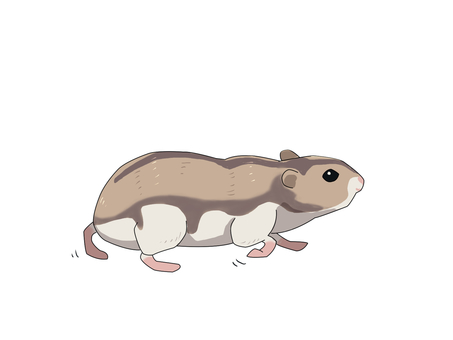
#> input picture reference/walking-hamster-source.png, 453 x 340 px
$ python render_walking_from_art.py
#> lines starting #> are read from the running program, lines starting #| are printed output that depends on the picture; after the words box and inside, x2 and y2 are one past the last pixel; in counts of white or black regions, pixels touching at a corner belong together
#> in prepare_body, rgb is the input picture: shape (340, 453, 3); mean R, G, B 244.7, 242.1, 240.4
#!/usr/bin/env python3
"""Build the running frames from Dionysius's drawing.

reference/walking-hamster-source.png is the body. The white paper and the
little motion marks come off. The four legs are removed and drawn again,
in his flat outlined style, for one walk cycle. The head and fur pixels
stay his.
"""

from __future__ import annotations

import math
from pathlib import Path

import numpy as np
from PIL import Image, ImageDraw, ImageFilter

ROOT = Path(__file__).resolve().parents[1]
SOURCE = ROOT / "reference" / "walking-hamster-source.png"
FRAME_COUNT = 8

OUTLINE = (72, 64, 62, 255)
LEG = (186, 158, 136, 255)
PAW = (236, 190, 182, 255)
PAD = (214, 150, 146, 255)


def _foreground(rgb: np.ndarray) -> np.ndarray:
    """Paper becomes transparent. The cream belly is inside the outline, so it stays."""
    h, w, _ = rgb.shape
#> h = 340; w = 453
    paper = np.all(rgb >= 246, axis=2)
#> paper: shape (340, 453) bool; 85.2% white; 5 black regions (3 under 20 px), largest, box (x1, y1, x2, y2) and area: (83, 149, 365, 273) 22710, (235, 258, 246, 265) 22
    seen = np.zeros((h, w), dtype=bool)
    stack = [(0, 0), (0, w - 1), (h - 1, 0), (h - 1, w - 1)]
#> stack = [(0, 0), (0, 452), (339, 0), (339, 452)]
    seen[0, 0] = seen[0, w - 1] = seen[h - 1, 0] = seen[h - 1, w - 1] = True
    while stack:
        y, x = stack.pop()
        for dy, dx in ((0, 1), (1, 0), (0, -1), (-1, 0)):
            ny, nx = y + dy, x + dx
            if ny < 0 or nx < 0 or ny >= h or nx >= w or seen[ny, nx]:
                continue
            if paper[ny, nx]:
                seen[ny, nx] = True
                stack.append((ny, nx))
#> seen: shape (340, 453) bool; 85.2% white; 5 black regions (3 under 20 px), largest, box (x1, y1, x2, y2) and area: (83, 149, 365, 273) 22714, (235, 258, 246, 265) 22
#> after the loop, stack = []
    alpha = np.where(seen, 0, 255).astype(np.uint8)
    # Soften the fringe of paper still clinging to the outline.
    fringe = (~seen) & np.all(rgb >= 238, axis=2)
#> fringe: shape (340, 453) bool; 0.07% white in thin lines or dots, all inside (x1, y1, x2, y2) = (72, 149, 365, 270)
    # Only the fringe that actually touches the paper.
    touch = np.zeros_like(seen)
    touch[1:] |= seen[:-1]
#> touch: shape (340, 453) bool; 84.9% white; 6 black regions (3 under 20 px), largest, box (x1, y1, x2, y2) and area: (83, 150, 365, 274) 22714, (0, 0, 453, 1) 453, (235, 259, 246, 266) 22
    touch[:-1] |= seen[1:]
#> touch: shape (340, 453) bool; 85.7% white; 5 black regions (4 under 20 px), largest, box (x1, y1, x2, y2) and area: (83, 150, 365, 272) 21967
    touch[:, 1:] |= seen[:, :-1]
#> touch: shape (340, 453) bool; 85.8% white; 5 black regions (4 under 20 px), largest, box (x1, y1, x2, y2) and area: (84, 150, 365, 272) 21902
    touch[:, :-1] |= seen[:, 1:]
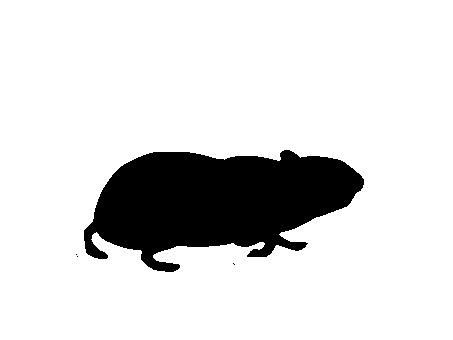
#> touch: shape (340, 453) bool; 85.8% white; 4 black regions (3 under 20 px), largest, box (x1, y1, x2, y2) and area: (84, 150, 364, 272) 21870
    alpha[fringe & touch] = 0
    out = np.dstack([rgb, alpha])
    return out


def _drop_specks(image: np.ndarray) -> np.ndarray:
    """The motion dashes are tiny marks that are not connected to the hamster."""
    alpha = image[..., 3] > 0
#> alpha: shape (340, 453) bool; 14.8% white; 5 white regions (3 under 20 px), largest, box (x1, y1, x2, y2) and area: (83, 149, 365, 273) 22668, (235, 259, 246, 265) 21
    h, w = alpha.shape
#> h = 340; w = 453
    seen = np.zeros_like(alpha)
    keep = np.zeros_like(alpha)
    best = []
    for y in range(h):
        row = alpha[y]
        for x in range(w):
            if not row[x] or seen[y, x]:
                continue
            stack = [(y, x)]
            seen[y, x] = True
            pts = []
            while stack:
                cy, cx = stack.pop()
                pts.append((cy, cx))
                for dy, dx in ((0, 1), (1, 0), (0, -1), (-1, 0)):
                    ny, nx = cy + dy, cx + dx
                    if 0 <= ny < h and 0 <= nx < w and alpha[ny, nx] and not seen[ny, nx]:
                        seen[ny, nx] = True
                        stack.append((ny, nx))
            if len(pts) > len(best):
                best = pts
#> after the loop, best = 22668 items
    for y, x in best:
        keep[y, x] = True
#> this loop made 22668 passes
#> (y, x) on passes 1 to 3: (149, 285), (150, 285), (150, 284)
#> keep: shape (340, 453) bool; 14.7% white; 1 white region, box (x1, y1, x2, y2) and area: (83, 149, 365, 273) 22668
    image = image.copy()
    image[~keep, 3] = 0
#> image: shape (340, 453, 4); mean R, G, B, A 244.7, 242.1, 240.4, 37.5
    return image


def _leg_mask(alpha: np.ndarray) -> np.ndarray:
    """The four legs and paws. The belly above them is not part of the mask."""
    fg = alpha > 0
    h, w = fg.shape
#> h = 340; w = 453
    mask = np.zeros_like(fg)
    for x in range(w):
        ys = np.where(fg[:, x])[0]
        if len(ys) == 0:
            continue
        splits = np.where(np.diff(ys) > 2)[0]
        start = 0
        segments = []
        for cut in list(splits) + [len(ys) - 1]:
            seg = ys[start:cut + 1]
            start = cut + 1
            if len(seg):
                segments.append(seg)
        for seg in segments:
            top, bot = int(seg[0]), int(seg[-1])
            # A separate lower piece is a paw or a motion speck.
            if top >= 243 and bot - top < 36:
                mask[top:bot + 1, x] = True
        # The rear leg is one piece with the rump on the far left.
        if x <= 112 and ys.min() >= 215:
            lower = ys[ys >= 220]
            if len(lower):
                mask[int(lower[0]):int(lower[-1]) + 1, x] = True
        # Pink hind foot that stays connected to the white belly.
        if 136 <= x <= 184:
            lower = ys[ys >= 250]
            if len(lower):
                mask[int(lower[0]):int(lower[-1]) + 1, x] = True
        # Front paw that stays connected under the chest.
        if 246 <= x <= 278:
            lower = ys[ys >= 244]
            if len(lower):
                mask[int(lower[0]):int(lower[-1]) + 1, x] = True
#> this loop made 453 passes
#> lower on passes 84, 137, 138, 139, 140, 141, 142, 143, 165: [230, 231, 232, 233, 234, 235, 236, 237, 238, 239, 240], [250], [250], [250], [250], [250, 254, 255, 256, 257, 258, 259], [250, 251, 252, 253, 254, 255, 256, 257, 258, 259, 260], [250, 251, 252, 253, 254, 255, 256, 257, 258, 259, 260, 261], [250, 261, 262, 263, 264, 265, 266, 267, 268, 269, 270, 271]
#> mask: shape (340, 453) bool; 0.93% white; 3 white regions, box (x1, y1, x2, y2) and area: (136, 250, 181, 273) 636, (83, 220, 109, 260) 445, (246, 244, 279, 258) 354
    # Include the dark outline pixel just outside the fur.
    grown = mask.copy()
    grown[1:] |= mask[:-1]
#> grown: shape (340, 453) bool; 1% white; 3 white regions, box (x1, y1, x2, y2) and area: (136, 250, 181, 274) 681, (83, 220, 109, 261) 471, (246, 244, 279, 259) 387
    grown[:-1] |= mask[1:]
#> grown: shape (340, 453) bool; 1.1% white; 3 white regions, box (x1, y1, x2, y2) and area: (136, 249, 181, 274) 726, (83, 219, 109, 261) 497, (246, 243, 279, 259) 420
    grown[:, 1:] |= mask[:, :-1]
#> grown: shape (340, 453) bool; 1.1% white; 3 white regions, box (x1, y1, x2, y2) and area: (136, 249, 182, 274) 740, (83, 219, 110, 261) 523, (246, 243, 280, 259) 429
    grown[:, :-1] |= mask[:, 1:]
#> grown: shape (340, 453) bool; 1.1% white; 3 white regions, box (x1, y1, x2, y2) and area: (135, 249, 182, 274) 749, (82, 219, 110, 261) 546, (245, 243, 280, 259) 443
    return grown & fg
#> returned value: shape (340, 453) bool; 0.89% white; 4 white regions, box (x1, y1, x2, y2) and area: (135, 249, 181, 273) 564, (83, 219, 109, 260) 459, (246, 243, 280, 258) 299, (245, 243, 257, 248) 44
#> in prepare_body, `body = fg & ~legs`: body: shape (340, 453) bool; 13.8% white; 1 white region, box (x1, y1, x2, y2) and area: (93, 149, 365, 252) 21302


def _fill_sockets(image: np.ndarray, body: np.ndarray, legs: np.ndarray) -> np.ndarray:
    """Close the belly where a leg used to meet it, using the fur just above the cut."""
    out = image.copy()
    out[legs, 3] = 0
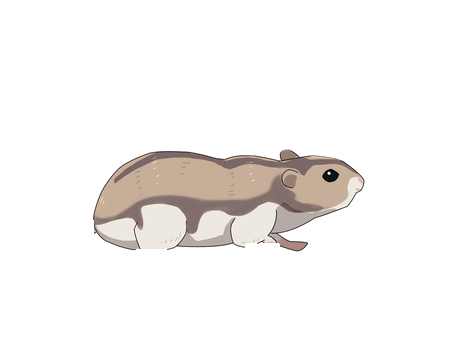
#> out: shape (340, 453, 4); mean R, G, B, A 244.7, 242.1, 240.4, 35.3; transparent parts drawn white
    h, w = body.shape
    outline = np.array(OUTLINE[:3], dtype=np.uint8)
    for x in range(w):
        if not legs[:, x].any() or not body[:, x].any():
            continue
        bottom = int(np.where(body[:, x])[0].max())
        color = out[bottom, x, :3].copy()
        for step in range(1, 5):
            y = bottom + step
            if y >= h or body[y, x]:
                break
            if not legs[y, x] and step > 2:
                break
            out[y, x, :3] = color
            out[y, x, 3] = 255
        y = bottom + 5
        if y < h and legs[min(h - 1, bottom + 1), x]:
            out[y, x, :3] = outline
            out[y, x, 3] = 255
#> this loop made 453 passes
#> (bottom, y) on passes 94, 136, 137: (219, 224), (249, 254), (248, 253)
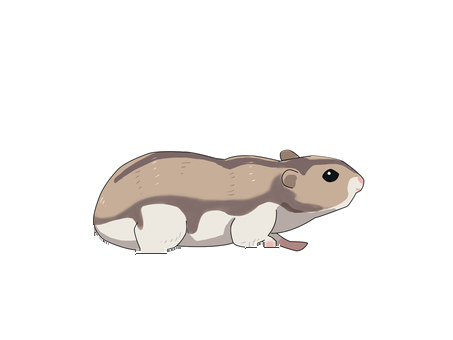
#> out: shape (340, 453, 4); 0.22% of pixels changed, all inside (x1, y1, x2, y2) = (93, 220, 280, 255); transparent parts drawn white
    return out


def prepare_body() -> tuple[Image.Image, dict]:
    rgb = np.asarray(Image.open(SOURCE).convert("RGB"))
    image = _drop_specks(_foreground(rgb))
    fg = image[..., 3] > 0
    legs = _leg_mask(image[..., 3])
    body = fg & ~legs
    filled = _fill_sockets(image, body, legs)
    kept = filled[..., 3] > 0
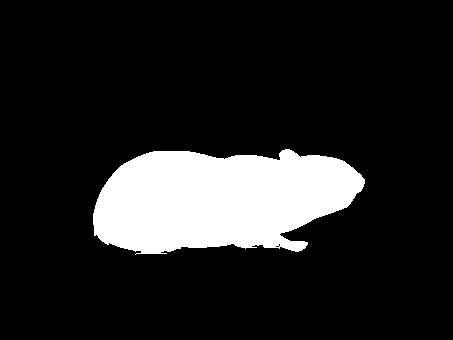
#> kept: shape (340, 453) bool; 14.1% white; 1 white region, box (x1, y1, x2, y2) and area: (93, 149, 365, 255) 21647
    ys, xs = np.where(kept)
    pad_bottom = 46
    pad = 8
    box = (
        max(0, int(xs.min()) - pad),
        max(0, int(ys.min()) - pad),
        min(filled.shape[1], int(xs.max()) + pad + 1),
        min(filled.shape[0], int(ys.max()) + pad_bottom + 1),
    )
#> box = (85, 141, 373, 301)
    crop = filled[box[1]:box[3], box[0]:box[2]]
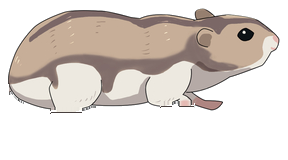
#> crop: shape (160, 288, 4); mean R, G, B, A 220.3, 211.8, 206.1, 119.8; transparent parts drawn white
    # Hips in the cropped picture. Measured from the original drawing.
    hips = {
        "rear": (100 - box[0], 230 - box[1]),
        "hind": (158 - box[0], 240 - box[1]),
        "front": (262 - box[0], 238 - box[1]),
        "fore": (292 - box[0], 230 - box[1]),
    }
#> hips = {'rear': (15, 89), 'hind': (73, 99), 'front': (177, 97), 'fore': (207, 89)}
    return Image.fromarray(crop, mode="RGBA"), hips


def _foot(phase: float, hip, stride: float, lift: float, ground: float):
    p = phase % 1.0
    hx, hy = hip
    if p < 0.55:
        u = p / 0.55
        return hx + stride * (1.0 - 2.0 * u), ground
    u = (p - 0.55) / 0.45
    return hx - stride + stride * 2.0 * u, ground - math.sin(u * math.pi) * lift


def _draw_leg(draw: ImageDraw.ImageDraw, hip, foot, far: bool):
    width = 7 if far else 9
    inner = 4 if far else 6
    color = (160, 136, 118, 255) if far else LEG
    draw.line([hip, foot], fill=OUTLINE, width=width + 4)
    draw.line([hip, foot], fill=color, width=inner + 3)
    x, y = foot
    rw, rh = (8, 5) if far else (11, 6)
    draw.ellipse([x - rw - 2, y - rh - 2, x + rw + 3, y + rh + 2], fill=OUTLINE)
    draw.ellipse([x - rw, y - rh, x + rw + 1, y + rh], fill=PAW)
    draw.ellipse([x - rw + 3, y - 1, x + rw - 2, y + rh - 1], fill=PAD)


def render_frames() -> list[Image.Image]:
    body, hips = prepare_body()
    w, h = body.size
    ground = max(hips["hind"][1], hips["front"][1]) + 22
#> ground = 121
    frames = []
    for index in range(FRAME_COUNT):
        t = index / FRAME_COUNT
        bob = int(round(math.sin(t * math.tau * 2.0) * 2.5))
        canvas = Image.new("RGBA", (w, h), (0, 0, 0, 0))
        # Far legs sit behind the body.
        far = ImageDraw.Draw(canvas)
        moves = {
            "rear": _foot(t + 0.5, hips["rear"], 16, 9, ground),
            "fore": _foot(t, hips["fore"], 12, 7, ground - 2),
        }
        for name in ("rear", "fore"):
            hip = (hips[name][0], hips[name][1] + bob)
            foot = (moves[name][0], moves[name][1] + bob)
            _draw_leg(far, hip, foot, far=True)
        canvas.paste(body, (0, bob), body)
        near = ImageDraw.Draw(canvas)
        moves = {
            "hind": _foot(t, hips["hind"], 18, 10, ground),
            "front": _foot(t + 0.5, hips["front"], 14, 8, ground - 1),
        }
        for name in ("hind", "front"):
            hip = (hips[name][0], hips[name][1] + bob)
            foot = (moves[name][0], moves[name][1] + bob)
            _draw_leg(near, hip, foot, far=False)
        frames.append(canvas)
#> this loop made 8 passes
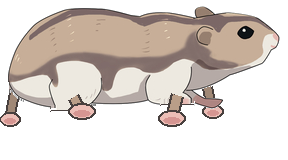
#> canvas: PIL image 288x160 RGBA; mean R, G, B, A 91.8, 82.8, 76.9, 128.1; transparent parts drawn white
#> after the loop, frames = 8 items
    return frames


def main():
    frames = render_frames()
#> frames = 8 items
    out = ROOT / "Sources" / "HamsterInfestation" / "Resources"
    out.mkdir(parents=True, exist_ok=True)
    for index, frame in enumerate(frames):
        frame.save(out / f"ui-run-{index}.png")
#> this loop made 8 passes
#> pass 2, in main, `frame.save(out / f"ui-run-{index}.png")`:
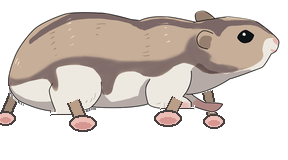
#> saved as ui-run-1.png: PIL image 288x160 RGBA; mean R, G, B, A 92.1, 83.1, 77.2, 128.6; transparent parts drawn white
    print(f"wrote {len(frames)} frames at {frames[0].size}")
#| wrote 8 frames at (288, 160)


if __name__ == "__main__":
    main()
